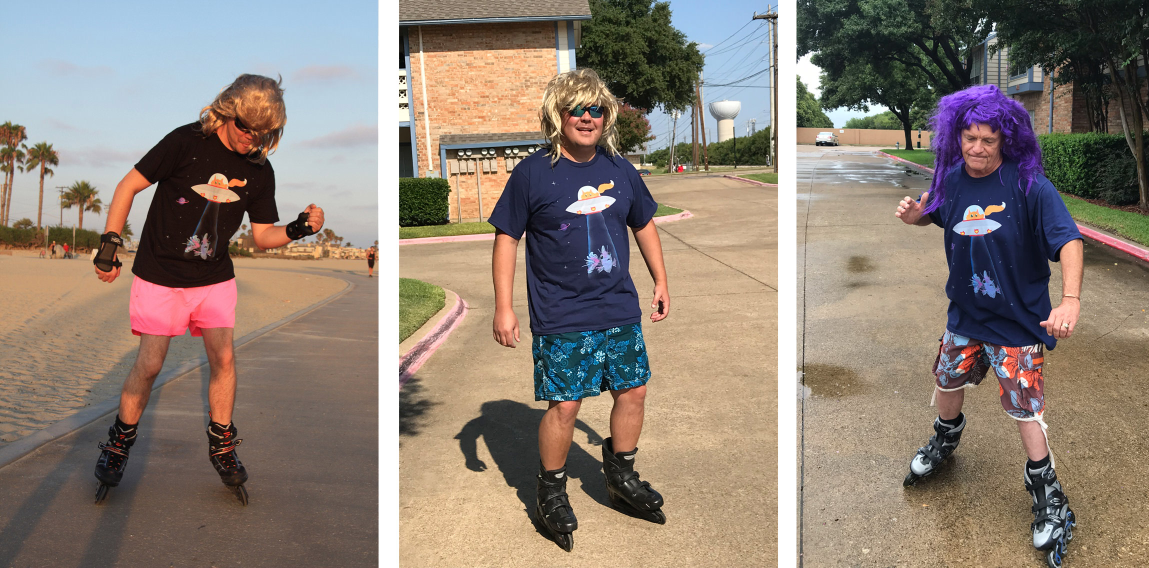
#> input picture test.jpg, 2298 x 1136 px (shown at 1/2 size)
$ jupyter execute main.ipynb
#> lines starting #> are read from the running program, lines starting #| are printed output that depends on the picture
[cell 1]
import math
import sys

import numpy as np
from scipy import signal

import matplotlib.pyplot as plt
import matplotlib.cm as plt_cm

from PIL import Image

from skimage.filters import gaussian, sobel
from skimage.feature import canny
from skimage.transform import hough_line, hough_line_peaks, probabilistic_hough_line, resize

# Load image
print("Loading images")

raw_img = Image.open('./test.jpg').convert('L')
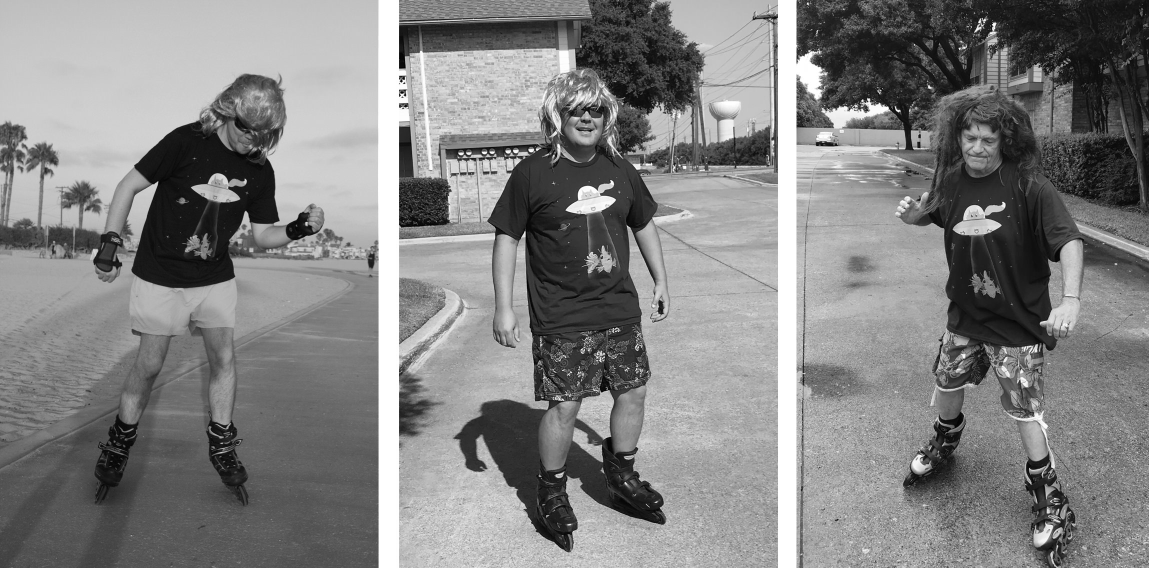
#> raw_img: PIL image 2298x1136 L (shown at 1/2 size); min 0, max 255, mean 130.1
img = np.asarray(raw_img)
resize_fact = 8
img = resize(img, (math.floor(img.shape[0]/resize_fact), math.floor(img.shape[1]/resize_fact)),
             mode='reflect',
             anti_aliasing=False)
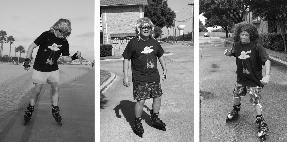
#> img: shape (142, 287) float64; min 0.00892, max 1, mean 0.511

# Apply filters
print("Applying filters")

# ... Gaussian Blur
print("    Gaussian blur")

gaussian_img = gaussian(img,
                       sigma=1.0)
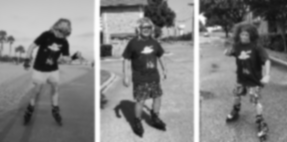
#> gaussian_img: shape (142, 287) float64; min 0.0595, max 0.999, mean 0.511

# ... Sobel Edge
print("    Sobel edge detect")

sobel_img = sobel(gaussian_img)
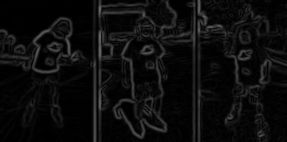
#> sobel_img: shape (142, 287) float64; min 6.86e-05, max 0.404, mean 0.051

# ... Hough Line
print("    Hough line detect")

hough_lines = probabilistic_hough_line(sobel_img,
                                       threshold=10,
                                       line_length=5,
                                       line_gap=3)
#> hough_lines = 2355 items

print("        Found {}".format(len(hough_lines)))
#|         Found 2355

# Show images
print("Plotting")

fig, axes = plt.subplots(nrows=4,
                         ncols=1,
                         figsize=(15, 15))

# ... Original
print("    Original image")

orig_ax = axes[0]
orig_ax.imshow(img,
               cmap=plt_cm.gray)
orig_ax.set_title('Original')

# ... Gaussian
print("    Gaussian blurred image")

gauss_ax = axes[1]

gauss_ax.imshow(gaussian_img,
                cmap=plt_cm.gray)
gauss_ax.set_title('Gaussian')

# ... Sobel
print("    Sobel edge detected image")

sobel_ax = axes[2]

sobel_ax.imshow(sobel_img,
                cmap=plt_cm.gray)
sobel_ax.set_title('Sobel')

# ... Hough
print("    Hough detected lines")

hough_ax = axes[3]

"""
for _, angle, dist in zip(*hough_line_peaks(hspace, hangles, hdists)):
    y0 = (dist * np.cos(angle)) / np.sin(angle)
    y1 = (dist - img.shape[1] * np.cos(angle)) / np.sin(angle)

    hough_ax.plot((0, img.shape[1]),
                  (y0, y1),
                  color='red',
                  alpha=0.3)
"""
hough_ax.imshow(sobel_img)

sys.stdout.write("    ")

i = 0
for line in hough_lines:
    p0, p1 = line
    hough_ax.plot((p0[0], p1[0]),
                  (p0[1], p1[1]),
                  alpha=0.5)
                   #color='red',
                   #alpha=0.3)

    if i % 100 == 0:
        sys.stdout.write(".")
        sys.stdout.flush()

    i += 1
#> this loop made 2355 passes
#> (p0, p1) on passes 1 to 3: ((286, 34), (0, 19)), ((286, 136), (0, 85)), ((57, 94), (286, 33))
#> after the loop, i = 2355
print()

hough_ax.set_title('Hough')
hough_ax.set_xlim((0, img.shape[1]))
hough_ax.set_ylim((img.shape[0], 0))

print("Calling show")

plt.show()
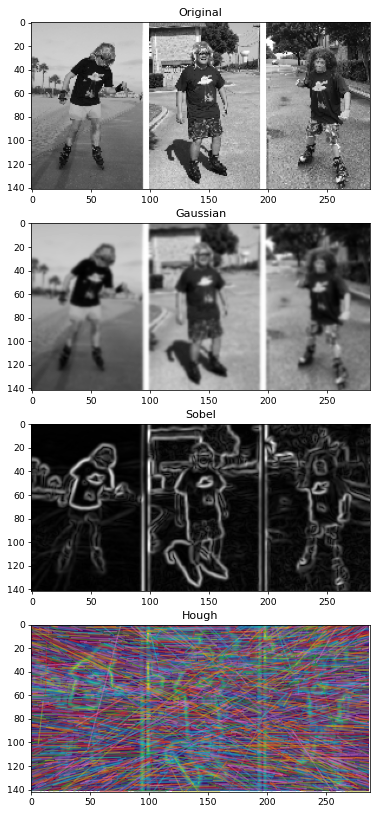
#> figure drawn by matplotlib, 4 panels
